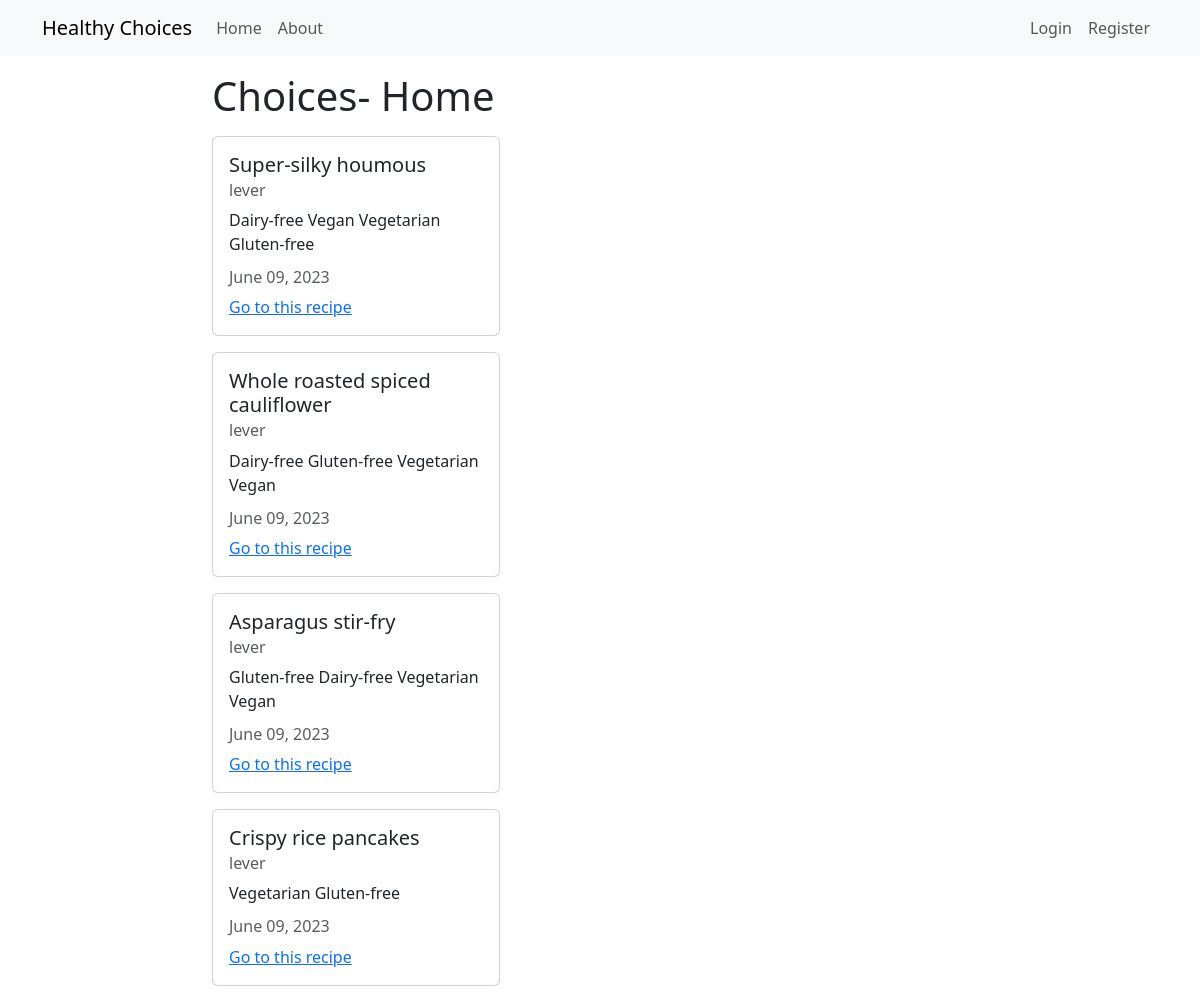
/home/, run on the app's committed database.
### choices/models.py (models this page shows, shortened)
class Choice(models.Model):
    title = models.CharField(max_length=100)
    description = models.TextField()
    author = models.ForeignKey(User, on_delete=models.CASCADE)
    date_posted = models.DateTimeField(auto_now_add=True)
    date_updated = models.DateTimeField(auto_now=True)

### choices/views.py (the view)
# urls.py: path('home/', views.home, name='choices-home'),
def home(request):
    choices = models.Choice.objects.all()
    context = {
        'choices': choices
    }
    return render(request, 'choices/home.html', context)

### choices/templates/choices/home.html
{% extends "choices/base.html" %}
{% block content %}
    <h1>Choices- Home</h1>
    {% for choice in choices %}
        <div class="card my-3" style="width: 18rem;">
            <div class="card-body">
              <h5 class="card-title">{{ choice.title }}</h5>
              <h6 class="card-subtitle mb-2 text-body-secondary">{{ choice.author }}</h6>
              <p class="card-text">{{ choice.description }}</p>
              <h6 class="card-subtitle mb-2 text-body-secondary">{{ choice.date_updated|date:"F d, Y" }}</h6>
              <a href="#" class="card-link">Go to this recipe</a>
            </div>
          </div>
    {% endfor %}
{% endblock content %}

### data on the page
Choice: title "Super-silky houmous", author "lever", description "Dairy-free Vegan Vegetarian Gluten-free", date_updated "June 09, 2023"
Choice: title "Whole roasted spiced cauliflower", author "lever", description "Dairy-free Gluten-free Vegetarian Vegan", date_updated "June 09, 2023"
Choice: title "Asparagus stir-fry", author "lever", description "Gluten-free Dairy-free Vegetarian Vegan", date_updated "June 09, 2023"
Choice: title "Crispy rice pancakes", author "lever", description "Vegetarian Gluten-free", date_updated "June 09, 2023"
